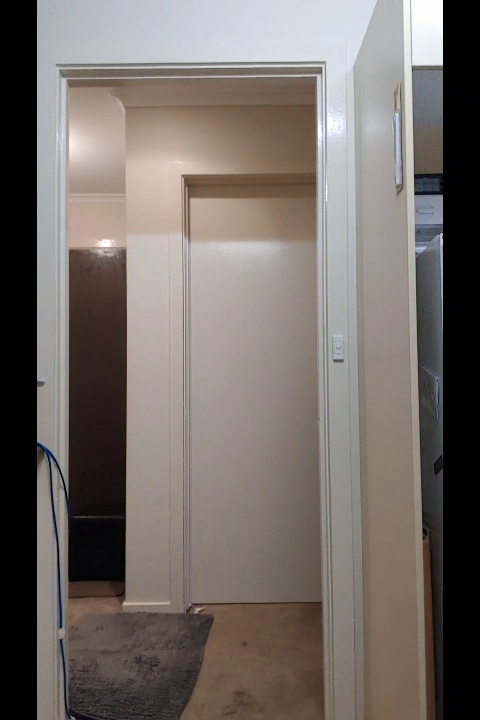
#> input picture frame 27 of server/walking_lowres.mp4, 480 x 720 px
$ python human_detection.py
#> lines starting #> are read from the running program, lines starting #| are printed output that depends on the picture; after the words box and inside, x2 and y2 are one past the last pixel; in counts of white or black regions, pixels touching at a corner belong together
#> further down, image is the input picture: shape (720, 480, 3); mean B, G, R 103.9, 108.7, 116.5
### server/boundary_detection.py
# -*- coding: utf-8 -*-
"""
Created on Wed Jul 14 19:56:03 2021

@author: yun_z
"""
import numpy as np
import cv2

# defined exits/entraces (x0,y0) and type
# boundary = np.array([[30,20],[30,320],[70,300],[70,60]])
boundary = np.array([[100,0],[100,350],[170,300],[170,40]])
boundary_direction = 0

def draw_boundaries(image):
    height = image.shape[0]
#> height = 720
    boundary[1][1] = height
    boundary[2][1] = height - 50
    overlay = image.copy()
    cv2.fillPoly(overlay, [boundary], (0,0,255,0.4))
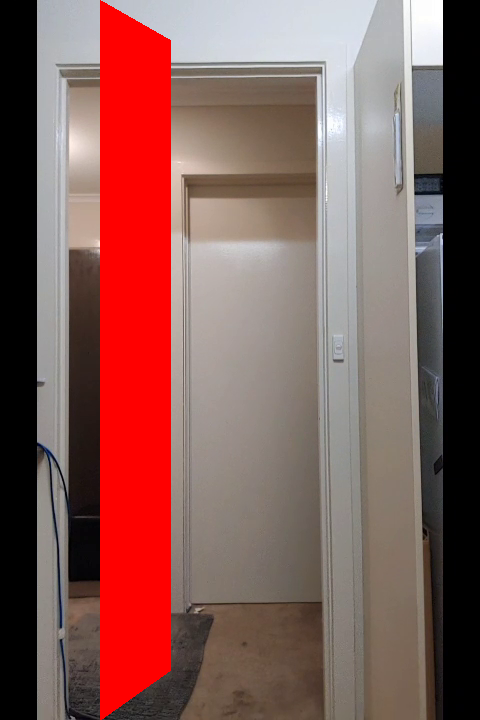
#> overlay: shape (720, 480, 3); 13.88% of pixels changed, all inside (x1, y1, x2, y2) = (100, 0, 171, 720)
    cv2.addWeighted(overlay,0.5,image,0.5,0,image)
    return image

def detect_crossing(positions, vectors):
    min_x = boundary[0][0]
    max_x = boundary[3][0]
    crossings = 0
    counter = 0
    max_angle = boundary_direction + 90
    min_angle = boundary_direction - 90
    for (x,y) in positions:
        if ( max_x > x > min_x):
            vector = vectors[counter]
            angle = np.rad2deg(np.arctan2(vector[1],vector[0]));
            # print(angle)
            if (max_angle > angle > min_angle):
                # print("exit")
                crossings -= 1
            else:
                # print("entry")
                crossings += 1

        counter += 1
    return crossings

### server/human_detection.py
# -*- coding: utf-8 -*-
"""
Created on Mon Jul 12 23:03:31 2021

@author: yun_z
"""

import cv2
import imutils
import boundary_detection as BD

# Window name in which image is displayed
window_name = 'Image'

# font
font = cv2.FONT_HERSHEY_SIMPLEX

# Initializing the HOG person
# detector
hog = cv2.HOGDescriptor()
hog.setSVMDetector(cv2.HOGDescriptor_getDefaultPeopleDetector())

# threshold for radius search
threshold = 30
lockout_counter = 0

cap = cv2.VideoCapture('walking_lowres.mp4')
count = 0
notFirst = False
previous = None
while cap.isOpened():
    # Reading the video stream
    ret, image = cap.read()
    if ret:
        image = imutils.resize(image, width=min(600, image.shape[1]))

        image = BD.draw_boundaries(image)
        # Detecting all the regions
        # in the Image that has a
        # pedestrians inside it
        (regions, _) = hog.detectMultiScale(image,
                                            winStride=(4, 4),
                                            padding=(8, 8),
                                            scale=1.05)
#> regions = ()

        # print(regions)

        # Drawing the regions in the
        # Image

        # regions = np.array([[x, y, x + w, y + h] for (x, y, w, h) in regions])
        # filtered_regions = NMS.non_max_suppression(regions, overlapThresh=0.65)
        i = 0
        person = 0
        vectors = []
        centers = []
        for x, y, w, h in regions:
            center = (x + round(w / 2), y + round(h / 2))
            if notFirst:
                for a, b, c, d in previous:
                    oldcenter = (a + round(c / 2), b + round(d / 2))
                    vector = (center[0] - oldcenter[0], center[1] - oldcenter[1])
                    mag = (vector[0] ** 2 + vector[1] ** 2) ** 0.5
                    if mag <= threshold:
                        # we found a point to associate!!
                        cv2.arrowedLine(image, oldcenter, (center[0] + 3 * vector[0], center[1] + 3 * vector[1]),
                                        (255, 0, 255), 1)
                        vectors.append(vector)
                        centers.append(center)
            cv2.rectangle(image, (x, y), (x + w, y + h), (0, 255, 0), 2)
            cv2.circle(image, center, 2, (0, 0, 255), 2)
            cv2.putText(image, 'person', (x + 10, y + 20), font, 0.5, (0, 0, 255), 1)
            person += 1
#> this loop made 0 passes
#> after the loop, centers = []; person = 0; vectors = []
        # apply non-maxima suppression to the bounding boxes using a
        # fairly large overlap threshold to try to maintain overlapping
        # boxes that are still people

        # draw the final bounding boxes
        # for (xA, yA, xB, yB) in pick:
        # cv2.rectangle(image, (xA, yA), (xB, yB), (0, 255, 255), 2)

        cv2.putText(image, 'Current Count: ' + str(count), (20, 40), font, 0.6, (255, 255, 255), 2)
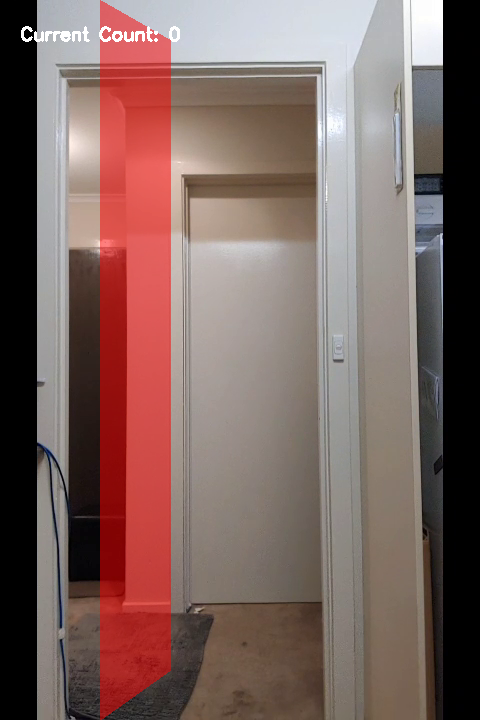
#> image: shape (720, 480, 3); mean B, G, R 96.1, 100.5, 125
        # cv2.putText(image, f'Total Persons : {person - 1}', (20, 70), font, 0.6, (255, 255, 255), 2)
        previous = regions
#> previous = ()
        notFirst = True

        if lockout_counter <= 0:
            crossing = BD.detect_crossing(centers, vectors)
#> after the loop in detect_crossing, `for (x,y) in positions:`: counter = 0
#> crossing = 0
            if (crossing):
                count += crossing
                lockout_counter = 30
        lockout_counter -= 1

        # Showing the output Image
        cv2.imshow("Image", image)
        if cv2.waitKey(25) & 0xFF == ord('q'):
#> (key q is pressed here)
            break
    else:
        break

cap.release()
cv2.destroyAllWindows()

$ run again, starting later in the video
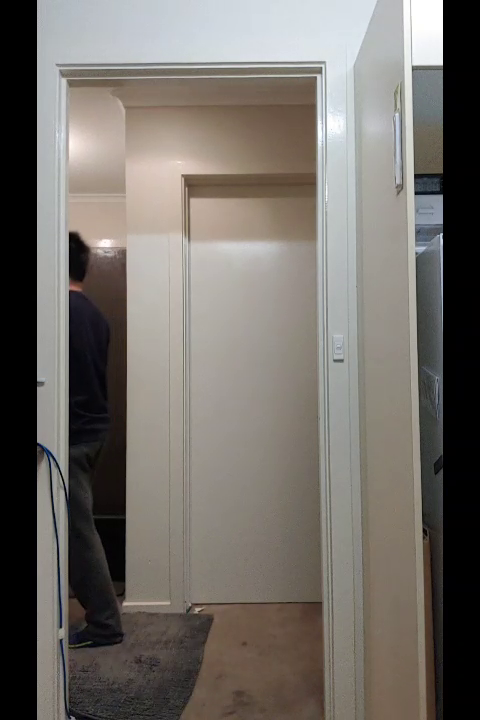
#> input picture frame 125 of server/walking_lowres.mp4, 480 x 720 px
#> image is the input picture: shape (720, 480, 3); mean B, G, R 104.4, 109.9, 114.9
#> in draw_boundaries, `cv2.fillPoly(overlay, [boundary], (0,0,255,0.4))`:
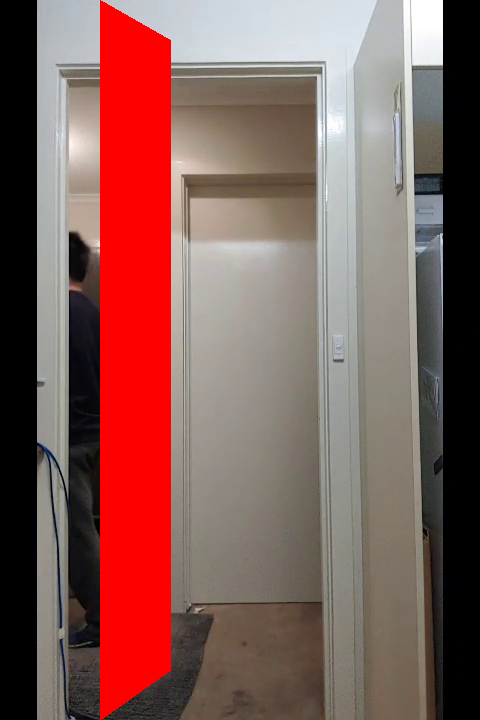
#> overlay: shape (720, 480, 3); 13.88% of pixels changed, all inside (x1, y1, x2, y2) = (100, 0, 171, 720)
#> regions = ()
#> after the loop `for x, y, w, h in regions:`: centers = []; person = 0; vectors = []
#> `cv2.putText(image, 'Current Count: ' + str(count), (20, 40), font, 0.6..`:
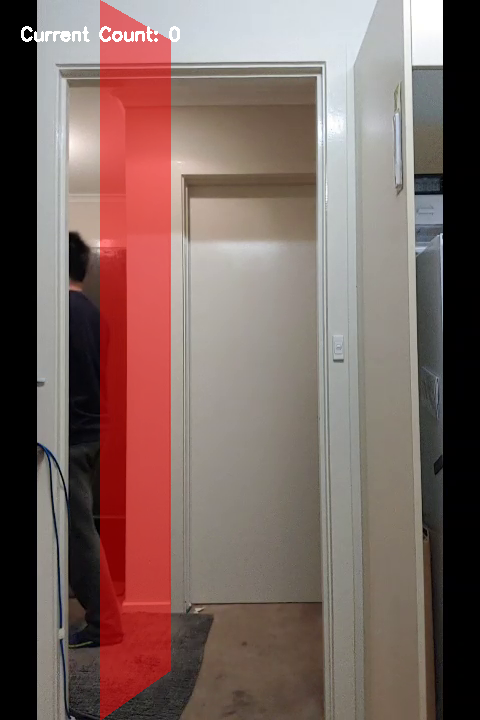
#> image: shape (720, 480, 3); mean B, G, R 96.8, 101.8, 123.7
#> previous = ()
#> after the loop in detect_crossing, `for (x,y) in positions:`: counter = 0

$ run again, starting later in the video
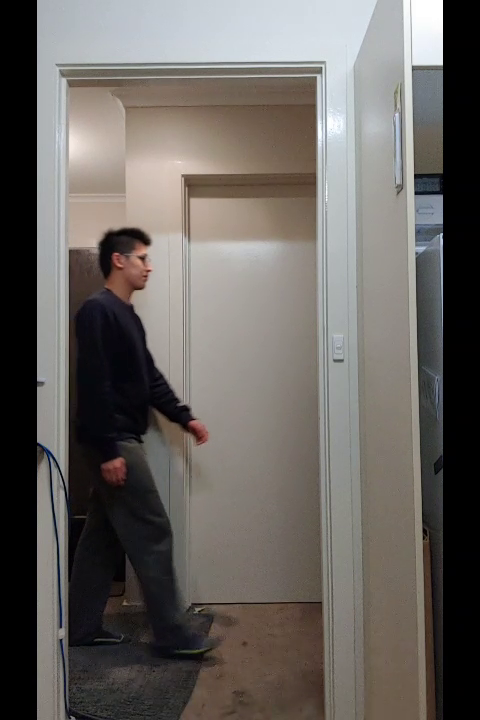
#> input picture frame 222 of server/walking_lowres.mp4, 480 x 720 px
#> image is the input picture: shape (720, 480, 3); mean B, G, R 96.3, 100.2, 104.6
#> in draw_boundaries, `cv2.fillPoly(overlay, [boundary], (0,0,255,0.4))`:
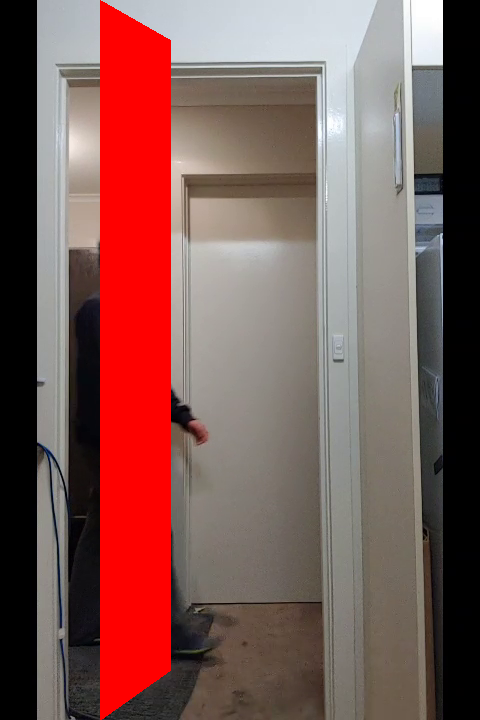
#> overlay: shape (720, 480, 3); 13.88% of pixels changed, all inside (x1, y1, x2, y2) = (100, 0, 171, 720)
#> regions = ()
#> after the loop `for x, y, w, h in regions:`: centers = []; person = 0; vectors = []
#> `cv2.putText(image, 'Current Count: ' + str(count), (20, 40), font, 0.6..`:
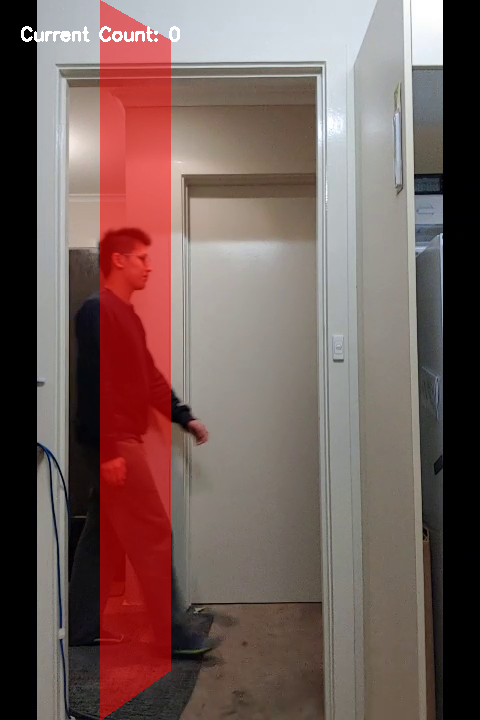
#> image: shape (720, 480, 3); mean B, G, R 91, 94.7, 116.3
#> previous = ()
#> after the loop in detect_crossing, `for (x,y) in positions:`: counter = 0
